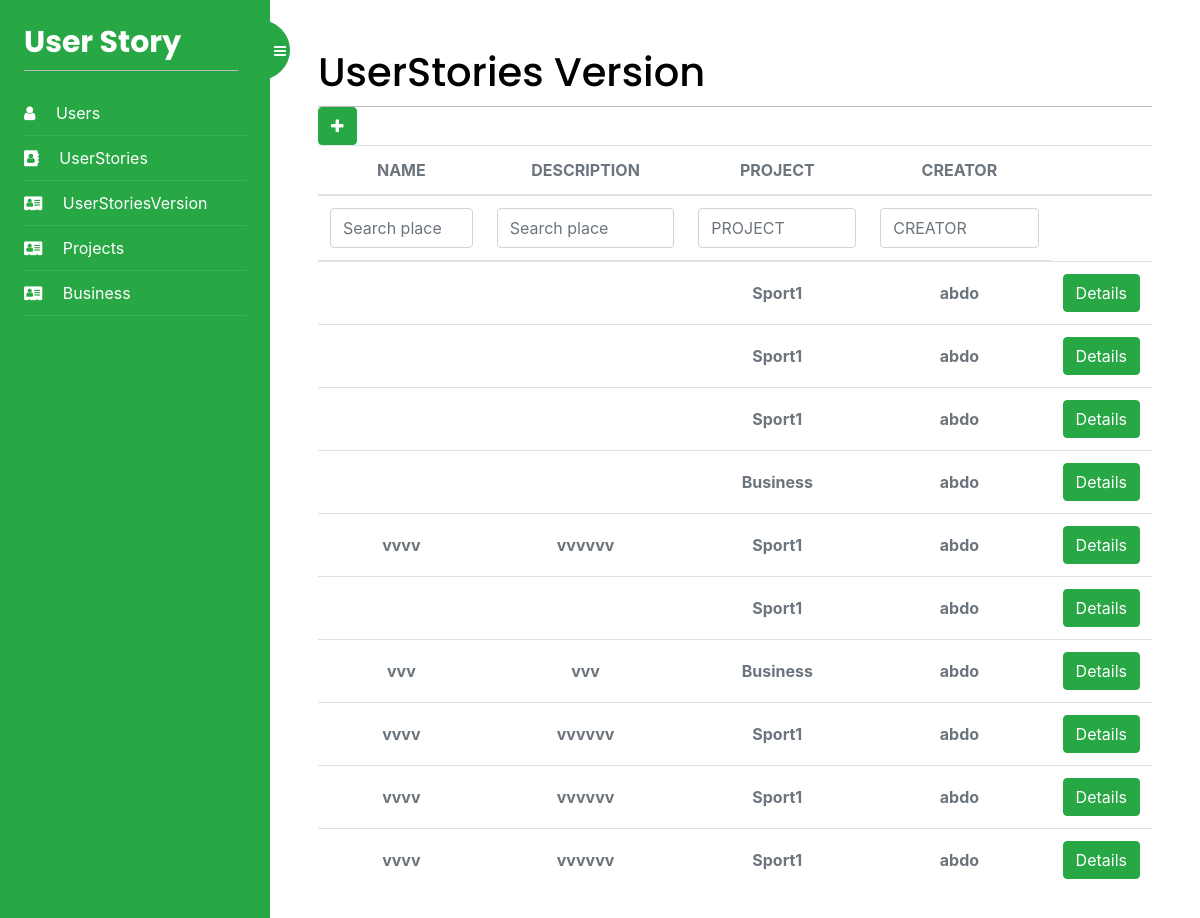
Page /UserStoryVersion/list/ (signed in) on the earlier database version.
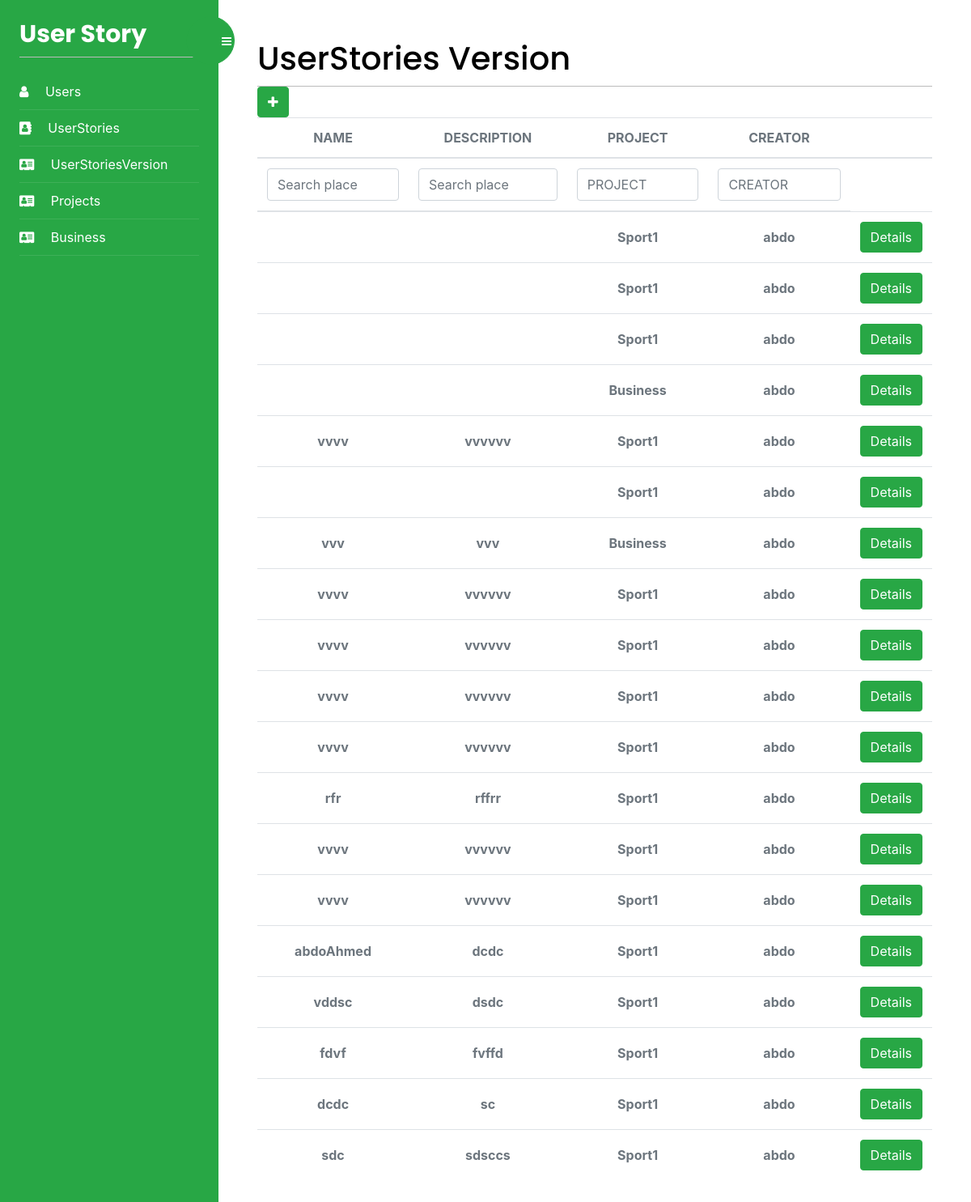
Same page on the later database version.
### UserStoryApp/models.py (models this page shows, shortened)
class UserStoryVersion(models.Model):
    id = models.AutoField(primary_key=True)
    name = models.TextField(blank=True)
    description = models.TextField(blank=True)
    Project = models.ForeignKey(Project, on_delete=models.CASCADE)
    User = models.ForeignKey(
        User, on_delete=models.CASCADE, blank=True, null=True)
    class Meta:
        db_table = "UserStoryVersion"

class Project(models.Model):
    id = models.AutoField(primary_key=True)
    name = models.TextField(blank=True)
    status = models.BooleanField(default=True)
    Business = models.ForeignKey(Business, on_delete=models.CASCADE)
    User = models.ForeignKey(
        User, on_delete=models.CASCADE, blank=True, null=True)
    project = ""
    class Meta:
        db_table = "Project"

class User (AbstractUser):
    Role = models.IntegerField(blank=True, null=True)
    project = []
    business = []

### UserStoryVersions/views.py (the view)
# urls.py: path('list/', views.userStoryVersions_list, name='userStoryVersions'),
@login_required
def userStoryVersions_list(request):
    PROJECT = ""
    CREATOR = ""
    userStoriesVersions = UserStoryVersion.objects.all()
    my_filter = userStoryVersionsFilter(
        request.GET, queryset=userStoriesVersions)
    userStoriesVersions = my_filter.qs
    if request.GET.get("PROJECT"):
        userStoriesVersions = userStoriesVersions.filter(
            Project__name__contains=request.GET.get("PROJECT"))
        PROJECT = request.GET.get("PROJECT")
    if request.GET.get("CREATOR"):
        userStoriesVersions = userStoriesVersions.filter(
            User__username__contains=request.GET.get("CREATOR"))
        CREATOR = request.GET.get("CREATOR")
    return render(request, 'userStoryVersions/userStoryVersions.html', {'users': userStoriesVersions, 'filter': my_filter, 'form': {'PROJECT': PROJECT, 'CREATOR': CREATOR}})

### UserStoryVersions/templates/userStoryVersions/userStoryVersions.html (shortened to what this page needs)
{% extends "base.html" %}
{% block content %}
<div>
    <h1 class="m-auto">UserStories Version</h1>
</div>
<a href="{% url 'addUserStoryVersion' %}" class="btn btn-success" aria-hidden="true"><i class="fa fa-plus text-white"
        aria-hidden="true"></i>
</a>
<div class="table-responsive p-0">
    <table class="table align-items-center mb-0">
        <thead>
            <tr>
                <th class="text-center text-uppercase text-secondary text-xxs font-weight-bolder opacity-7">name</th>
                <th class="text-center text-uppercase text-secondary text-xxs font-weight-bolder opacity-7">description
                </th>
                <th class="text-center text-uppercase text-secondary text-xxs font-weight-bolder opacity-7">Project</th>
                <th class="text-center text-uppercase text-secondary text-xxs font-weight-bolder opacity-7">Creator</th>
                <th class="text-secondary opacity-7"></th>
            </tr>
        </thead>
        <thead>
            <tr>
                <form id="form" method="get">
                    <th class="text-center text-uppercase text-secondary text-xxs font-weight-bolder opacity-7">
                        {{filter.form.name}}</th>
                    <th class="text-center text-uppercase text-secondary text-xxs font-weight-bolder opacity-7">
                        {{filter.form.description}}</th>
                    <th class="text-center text-uppercase text-secondary text-xxs font-weight-bolder opacity-7">
                        <input type="text" name="PROJECT" class="form-control" value="{{form.PROJECT}}" id="exampleInputEmail1" aria-describedby="emailHelp"
                            placeholder="PROJECT">
                    </th>
                    <th class="text-center text-uppercase text-secondary text-xxs font-weight-bolder opacity-7"><input type="text"
                            name="CREATOR" class="form-control" value="{{form.CREATOR}}" id="exampleInputEmail1"
                            aria-describedby="emailHelp" placeholder="CREATOR"></th>
                </form>
            </tr>
        </thead>
        <tbody>
            {% for user in users %}
                <tr>
                <td class="align-middle text-center">
                    <span class="text-secondary text-xs font-weight-bold">{{user.name}}</span>
                </td>
                <td class="align-middle text-center">
                    <span class="text-secondary text-xs font-weight-bold">{{user.description}}</span>
                </td>
                <td class="align-middle text-center">
                    <span class="text-secondary text-xs font-weight-bold">{{user.Project.name}}</span>
                </td>
                <td class="align-middle text-center">
                    <span class="text-secondary text-xs font-weight-bold">{{user.User.username}}</span>
                </td>
                <td class="align-middle text-center">
                    <a href="{% url 'userStoryVersionDetails' user.id %}" class="btn btn-success" aria-hidden="true">
                        Details
                    </a>
                </td>
            </tr>
            {% endfor %}
        </tbody>
    </table>
</div>
{% endblock %}

Differences in the rows shown:
added UserStoryVersion: name "vvvv", description "vvvvvv", Project.name "Sport1", User.username "abdo"
added UserStoryVersion: name "rfr", description "rffrr", Project.name "Sport1", User.username "abdo"
added UserStoryVersion: name "vvvv", description "vvvvvv", Project.name "Sport1", User.username "abdo"
added UserStoryVersion: name "vvvv", description "vvvvvv", Project.name "Sport1", User.username "abdo"
added UserStoryVersion: name "abdoAhmed", description "dcdc", Project.name "Sport1", User.username "abdo"
added UserStoryVersion: name "vddsc", description "dsdc", Project.name "Sport1", User.username "abdo"
added UserStoryVersion: name "fdvf", description "fvffd", Project.name "Sport1", User.username "abdo"
added UserStoryVersion: name "dcdc", description "sc", Project.name "Sport1", User.username "abdo"
added UserStoryVersion: name "sdc", description "sdsccs", Project.name "Sport1", User.username "abdo"
